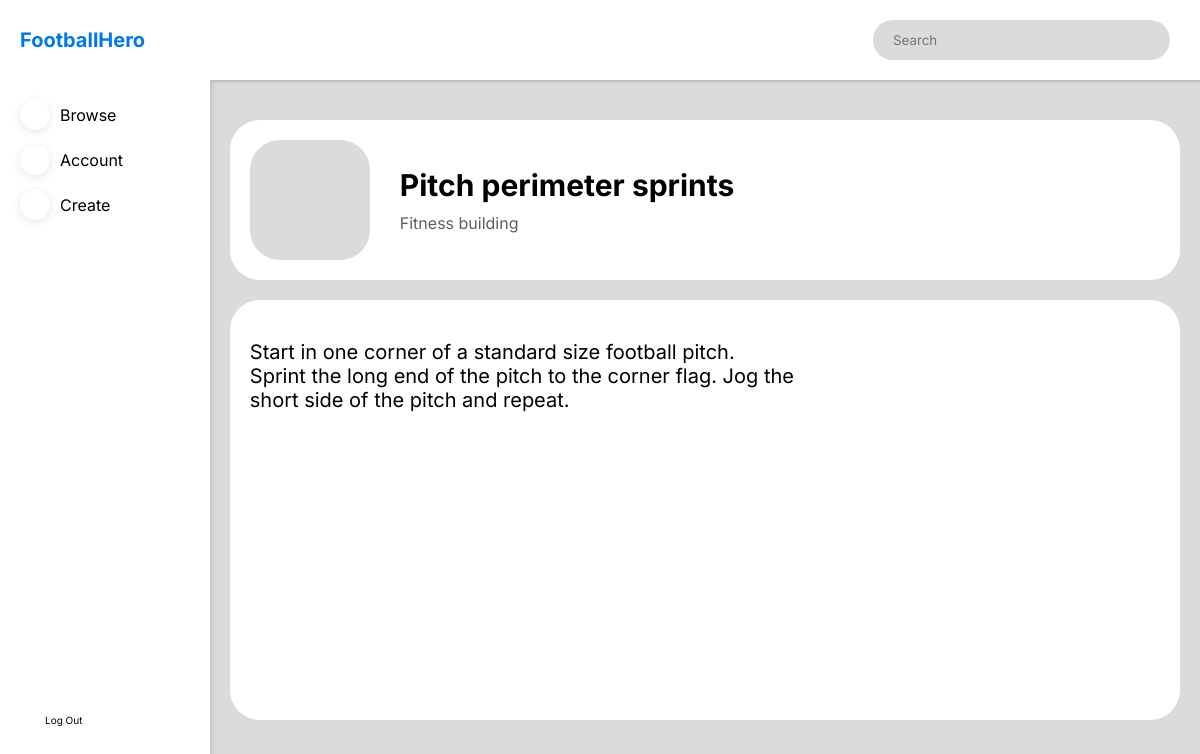
The page /exercise/4 (signed in) on the database its author committed.
### website/models.py (models this page shows)
class Exercise(db.Model):
    id = db.Column(db.Integer, primary_key=True)
    name = db.Column(db.String(150), nullable=False)
    type_id = db.Column(db.Integer, db.ForeignKey('type.id'), nullable=False)
    Instructions = db.Column(db.String(1000))

class Type(db.Model):
    id = db.Column(db.Integer, primary_key=True)
    type = db.Column(db.String(150), nullable=False)
    exercise = db.relationship('Exercise')

### website/dashboard.py (the view)
@dashboard.route('/exercise/<int:id>')
def exercise(id):
    if 'user' in session:
        user = session['user']
        exercise = db.session.query(Exercise, Type).join(
            Type).filter(Exercise.id == id).first()
        if exercise:
            return render_template('exercise.html', exercise=exercise)
        else:
            abort(404)
    else:
        return redirect((url_for('auth.signin')))

### website/templates/exercise.html (shortened to what this page needs)
{% extends 'dashboard_template.html' %} {% block content %}
<div class="dashboard-body-element dashboard-body-first dashboard-body-exercise-first">
  <div class="dashboard-body-icon dashboard-body-tag">
    <span class="iconify" data-icon="map:gym"></span>
  </div>
  <div class="dashboard-body-tag dashboard-body-tag-info">
    <p>{{exercise[0].name | capitalize}}</p>
    <p>{{exercise[1].type | capitalize}}</p>
  </div>
</div>
<div class="dashboard-body-element dashboard-body-exercise">
  <div class="dashboard-exercise-instructions">
    {{exercise[0].Instructions}}
  </div>
</div>
{% endblock %}

### website/static/styles.css (style rules this page uses)
* { padding: 0; margin: 0; box-sizing: border-box; font-family: "Inter", "Poppins"; }
:root { --main-color: #0078e7; --secondary-color: #dbdbdb; --background-colour: #ffffff; --text-color-1: #000000; --text-color-2: #5e5e5e; --text-color-3: #ffffff; }
html { scroll-behavior: smooth; }
.dashboard-body-first { margin-top: 40px; }
.dashboard-body-icon { height: 120px; width: 120px; background-color: var(--secondary-color); border-radius: 30px; display: flex; align-items: center; justify-content: center; }
.dashboard-body-icon .iconify { width: 60%; height: 60%; color: var(--text-color-2); }
.dashboard-body-tag p:first-child { margin-bottom: 10px; }
.dashboard-body-exercise { margin-top: 20px; margin-bottom: 200px; height: 60%; }
.dashboard-exercise-instructions { height: 90%; width: 60%; margin: auto; margin-left: 0; font-size: 20px; margin-top: 20px; }
.dashboard-body-element { width: 96%; margin-left: auto; margin-right: auto; background-color: var(--background-colour); padding: 20px; border-radius: 30px; }
.dashboard-body-exercise-first { display: flex; align-items: center; }
.dashboard-body-exercise-first .dashboard-body-tag:not(:first-child) { margin-left: 30px; }
.dashboard-body-tag-info p:not(:first-child) { color: var(--text-color-2); }
.dashboard-body-tag-info p:first-child { font-size: 30px; font-weight: bold; }

### rows shown on the page
Exercise: name "Pitch perimeter sprints", Instructions "Start in one corner of a standard size football pitch. Sprint the long end of the pitch to the corner flag. Jog the short side of the pitch and repeat."
Type: type "Fitness building"
